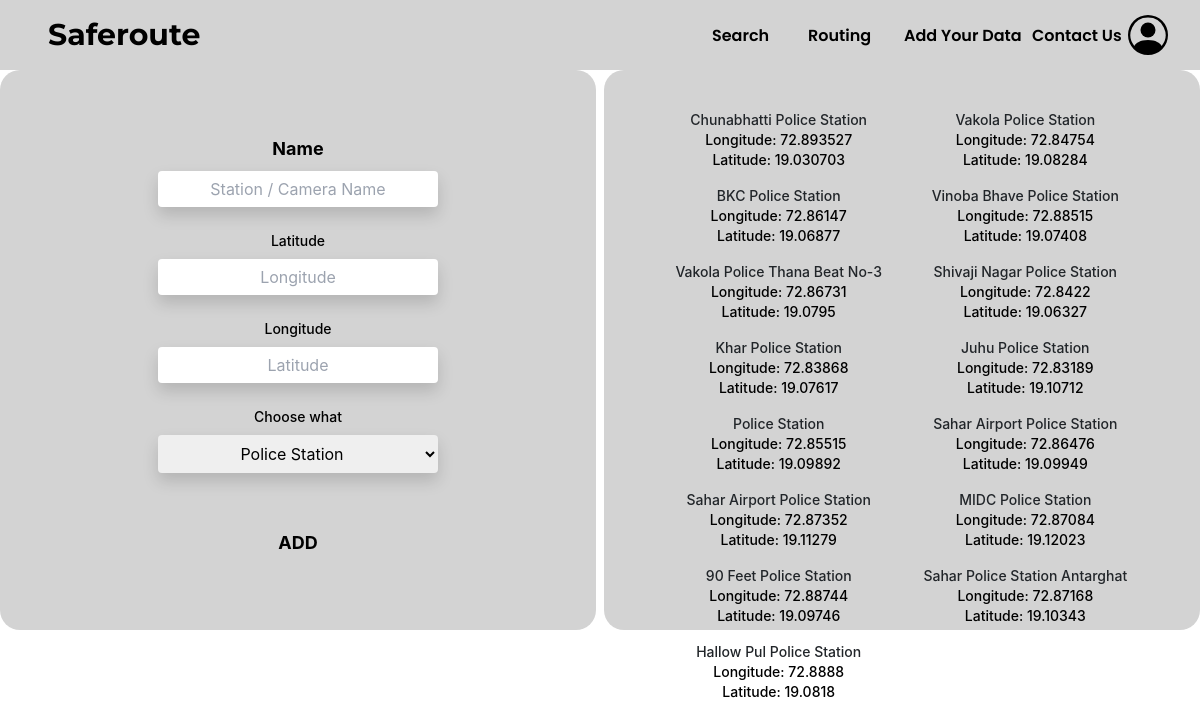
/saferoute/police, run on the app's committed database.
### Vigilantix/models.py (models this page shows, shortened)
class PolicStation(models.Model):
    name = models.CharField(max_length=30, default="na")
    latitude = models.FloatField()
    longitude = models.FloatField()

### Vigilantix/views.py (the view, shortened to what this page needs)
# urls.py: path("police", views.police, name="police"),
def police(request):
    return render(request, 'Vigilantix/police.html',{
        'policelist':PolicStation.objects.all().reverse()
    })

### Vigilantix/templates/Vigilantix/police.html (shortened to what this page needs)
 {% extends "Vigilantix/layout.html" %} {% load static %}{% block body %}
 <div class="cent" style="margin:auto;  background-color:white; #000;text-align: center">
 <center>
<div
  class="grid grid-cols-2 h-screen gap-2 justify-center align-middle px-14"
>
  <div class="col-span-1">
    <div
      class="py-2 align-middle flex justify-center"
      style="
      background-color: lightgray;
        height: 35rem;
        color: black;
        border-radius: 20px;
      "
    >
      <form
        method="post"
        id="my-form"
        class="px-10 flex flex-col justify-center"
      >
        <div class="mb-6 justify-center align-middle">
          <label
            for="psname"
            class="block text-center text-lg font-bold mb-2 text-slate-300"
            >Name</label
          >
          <input
            type="text"
            id="psname"
            name="psname"
            class="shadow text-center border-none text-white rounded w-full py-2 px-3 leading-tight focus:outline-none"
            placeholder="Station / Camera Name"
            required
          />
        </div>
        <div class="mb-6">
          <label
            for="pslat"
            class="block mb-2 text-center text-sm font-medium"
            >Latitude</label
          >
          <input
            type="float"
            id="pslat"
            name="pslat"
            class="shadow text-center appearance-none border-none  rounded w-full py-2 px-3 leading-tight focus:outline-none"
            placeholder="Longitude"
            required
          />
        </div>
        <div class="mb-6">
          <label
            for="pslon"
            class="block mb-2 text-center text-sm font-medium "
            >Longitude</label
          >
          <input
            type="float"
            id="pslon"
            name="pslon"
            class="shadow text-center appearance-none border-none text-white rounded w-full py-2 px-3 leading-tight focus:outline-none"
            placeholder="Latitude"
            required
          />
        </div>
        <div class="mb-6">
          <label
            class="block mb-2 text-center text-sm font-medium "
            >Choose what</label
          >
          <select
            class="shadow text-center appearance-none border-none  rounded w-full py-2 px-3 leading-tight focus:outline-none"
            name="selection"
          >
            <option value="1">Police Station</option>
          </select>
        </div>
        <button
          type="submit"
          class="inline-block border-0 bg-slate-100 px-6 pb-2 mt-8 pt-2.5 text-lg uppercase text-slate-700 font-bold hover:bg-slate-600 hover:shadow-lg hover:border-white transition duration-500 hover:text-white"
        >
          Add
        </button>
      </form>
    </div>
  </div>
  <div
    style="
     background-color: lightgray;
      border-radius: 20px;
      height: 35rem;
    "
    class="flex col-span-2 justify-center p-6"
  >
    <div
      class="grid grid-cols-2 px-8 py-2 rounded-xl overflow-y-scroll align-middle text-center scrollbar-thin scrollbar-thumb-blue-400"
      style="width: 90%;"
    >
      {% for policestn in policelist %}
      <div
        class="py-2.5 px-7 m-2 text-sm font-medium focus:outline-none -slate-500 border-none"
        style="border-radius: 12px"
      >
        <div class="text-center align-middle ">
          {{policestn.name}}
        </div>
        <div class="text-center align-middle" style="color: black;">
          Longitude: {{policestn.longitude}}
          <br />
          Latitude: {{policestn.latitude}}
        </div>
      </div>
      {% endfor %}
    </div>
  </div>
</div>
</center>
</div>
{% endblock %}

### Vigilantix/templates/Vigilantix/layout.html (shortened to what this page needs)
{% load static %}
{% load static tailwind_tags %}
<!DOCTYPE html>
<html lang="en"class="overflow-y-hidden" >
    <head>
        <link rel="stylesheet" href="https://stackpath.bootstrapcdn.com/bootstrap/4.4.1/css/bootstrap.min.css">
        <link href="{% static 'Vigilantix/style.css' %}" rel="stylesheet">
        {% tailwind_css %}
    </head>
    <body>
    <nav style="background-color: lightgray; color: black; height: 70px" class="flex text-white w-screen">
      <div class="px-5 xl:px-12 py-6 flex w-full items-center">
        <a class="text-3xl font-bold font-heading hover:no-underline " style="color:black; text-decoration:none; font-family: 'Montserrat', sans-serif;" href="#">
          Saferoute
        </a>
      </div>
      <div class="  py-6 flex  items-center align-middle" style="color: black; width:70%;">
        <ul  class=" md:flex items-center align-middle float-left mx-auto font-semibold font-heading space-x-12">
          <li style="width:6rem"><a class=" w-11 hover:text-gray-200 dec " href="{% url 'Vigilantix:search' %}" style="text-decoration:none; font-family: 'Poppins', sans-serif; padding:10px 0px 0px 0px">Search</a></li>
          <li style="width:6rem"><a class="hover:text-gray-200" href="{% url 'Vigilantix:routing' %}" style="text-decoration:none; font-family: 'Poppins', sans-serif; padding:10px 0px 0px 0px">Routing</a></li>
          <li style="width:8rem"><a class="hover:text-gray-200" href="{% url 'Vigilantix:police' %}" style="text-decoration:none; font-family: 'Poppins', sans-serif; padding:10px 0px 0px 0px">Add Your Data</a></li>
          <li style="width:6rem"><a class="hover:text-gray-200" href="{% url 'Vigilantix:contact' %}" style="text-decoration:none; font-family: 'Poppins', sans-serif; padding:10px 0px 0px 0px">Contact Us</a></li>
          {% if user.is_authenticated %}
          <li>
            <a class="hover:text-gray-200" href="{% url 'Vigilantix:logout' %}" style="text-decoration:none; font-family: 'Poppins', sans-serif; padding:10px 0px 0px 0px">
              LOGOUT
            </a>
          </li>
          {% else %}
          <li>
            <a class="hover:text-gray-200" href="{% url 'Vigilantix:login' %}" style="text-decoration:none; font-family: 'Poppins', sans-serif; padding:10px 0px 0px 0px">
            </a>
          </li>
          {% endif %}
        </ul>
      </div>
    </nav>
        <div class="body"  style="background-color: rgb(25, 24, 24);">
    {% block body %}
    {% endblock %}
    </body>
</html>

### data on the page
PolicStation: name "Chunabhatti Police Station", longitude "72.893527", latitude "19.030703"
PolicStation: name "Vakola Police Station", longitude "72.84754", latitude "19.08284"
PolicStation: name "BKC Police Station", longitude "72.86147", latitude "19.06877"
PolicStation: name "Vinoba Bhave Police Station", longitude "72.88515", latitude "19.07408"
PolicStation: name "Vakola Police Thana Beat No-3", longitude "72.86731", latitude "19.0795"
PolicStation: name "Shivaji Nagar Police Station", longitude "72.8422", latitude "19.06327"
PolicStation: name "Khar Police Station", longitude "72.83868", latitude "19.07617"
PolicStation: name "Juhu Police Station", longitude "72.83189", latitude "19.10712"
PolicStation: name "Police Station", longitude "72.85515", latitude "19.09892"
PolicStation: name "Sahar Airport Police Station", longitude "72.86476", latitude "19.09949"
PolicStation: name "Sahar Airport Police Station", longitude "72.87352", latitude "19.11279"
PolicStation: name "MIDC Police Station", longitude "72.87084", latitude "19.12023"
PolicStation: name "90 Feet Police Station", longitude "72.88744", latitude "19.09746"
PolicStation: name "Sahar Police Station Antarghat", longitude "72.87168", latitude "19.10343"
PolicStation: name "Hallow Pul Police Station", longitude "72.8888", latitude "19.0818"
